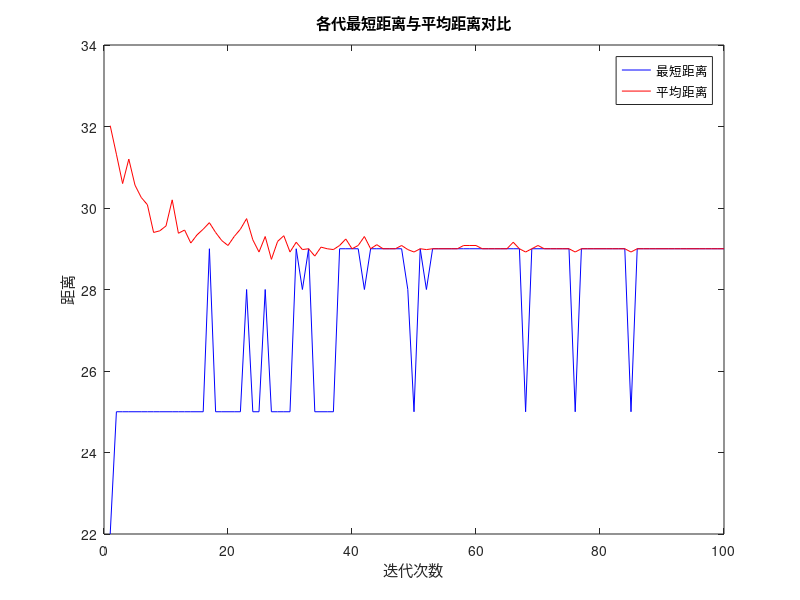

MATLAB code for this plot:
clc
clear
close all

%% 初始化
% 根据节点的邻近节点表及字母节点-数字节点对应表，构造节点元胞数组
nodes_data = cell(0);
nodes_data(1, :) = {1, [2, 6, 7], [12, 16, 14]};
nodes_data(2, :) = {2, [1, 3, 6], [12, 10, 7]};
nodes_data(3, :) = {3, [2, 4, 5, 6], [10, 3, 5, 6]};
nodes_data(4, :) = {4, [3, 5], [3, 4]};
nodes_data(5, :) = {5, [3, 4, 6, 7], [5, 4, 2, 8]};
nodes_data(6, :) = {6, [1, 2, 3, 5, 7], [16, 7, 6, 2, 9]};
nodes_data(7, :) = {7, [1, 5, 6], [14, 8, 9]};

% 定义起点和终点
node_start = 4;
node_end = 1;

% 蚁群相关定义
m = 50;                     % 蚁群数量
n = size(nodes_data, 1);    % 节点数量
alpha = 1;                  % 信息素启发式因子α取值范围一般为[l， 4]
beta = 3;                   % 期望启发因子β取值范围一般为[3， 5]
                            % 在后续测试中发现，beta=5，算法容易陷入局部最优，因为在地图中F点时，选择A还是B受到启发因子的影响，会偏向于选择B，因此造成局部最优

rho = 0.1;                  % 信息素蒸发率
Q = 1;                      % 相关人员研究结果表明： 总信息量 Q 对 ant-cycle 模型蚁群算法的性能没有明显的影响。 

iter_max = 100;                         % 一般取100~500
Route_best = cell(iter_max,1);          % 各代最佳路径       
Length_best = zeros(iter_max,1);        % 各代最佳路径的长度  
Length_ave = zeros(iter_max,1);         % 各代路径的平均长度

% 将信息素、启发因子一并放入nodes_data中
Delta_Tau_initial = nodes_data(:,1:2);
for i = 1:n
    nodes_data{i,4} = ones(1, length(nodes_data{i,3}));     % 各路径上的信息素初始化为1
    nodes_data{i,5} = 1./nodes_data{i,3};                   % 启发因子：一般为距离的倒数
    Delta_Tau_initial{i,3} = zeros(1, length(nodes_data{i,3}));
end

%% 迭代寻优
for iter = 1 : iter_max
    
    route = cell(0);    % 存放第iter代每只蚂蚁的路线

    for i = 1 : m
        node_step = node_start;     % 当前所在节点
        path = [node_step, ];       % 记录第i只蚂蚁走过的路径
        dist = 0;                   % 已走过的距离

        while ~ismember(node_end, path) % 当路径表里面包含了终节点时，该蚂蚁完成路径寻优，跳出循环
            % 寻找邻近节点
            neighbor = nodes_data{node_step, 2};

            % 删除邻近节点中已经访问过的节点
            idx = [];
            for k = 1 : length(neighbor)
                if ismember(neighbor(k),path)
                    idx(end+1) = k;
                end
            end
            neighbor(idx) = [];

            % 判断是否进入死胡同， 若是，直接返回到起点，重新寻路
            if isempty(neighbor)
                node_step = node_start;
                path = [node_step, ];
                dist = 0;
                continue
            end

            % 计算下一个节点的访问概率
            P = neighbor;
            for k = 1 : length(P)
                idx = find(nodes_data{node_step, 2} == neighbor(k));
                P(2, k) = nodes_data{node_step, 4}(idx)^alpha * ...  %%%%%
                          nodes_data{node_step, 5}(idx)^beta;
            end
            P(2, :) = P(2, :) / sum(P(2, :));

            % 轮盘赌法 选择下一个访问节点
            Pc = cumsum(P(2, :));   % B = cumsum(A) 从 A 中的第一个其大小不等于 1 的数组维度开始返回 A 的累积和。
            Pc = [0, Pc];
            randnum = rand;
            for k = 1 : length(Pc) - 1
                if randnum > Pc(k) && randnum < Pc(k+1)
                    target_node = neighbor(k);
                end
            end

            % 计算单步距离
            idx = find(nodes_data{node_step, 2} == target_node);
            dist = dist + nodes_data{node_step, 3}(idx);

            % 更新下一步的目标节点及路径集合
            node_step = target_node;
            path(end + 1) = node_step;
        end
        
        % 存放第i只蚂蚁的累计距离以及对应路径
        Length(i, 1) = dist;
        route{i, 1} = path;
    end

%     % 计算到第iter代为止的最短距离及对应路径
%     if iter == 1
%         [min_Length, min_idx] = min(Length);
%         Length_best(iter) = min_Length;
%         Length_ave(iter) = mean(Length);
%         Route_best{iter, 1} = route{min_idx, 1};
%     else
%         [min_Length, min_idx] = min(Length);
%         Length_best(iter) = min(Length_best(iter-1), min_Length);
%         Length_ave(iter) = mean(Length);
%         if Length_best(iter) == min_Length
%             Route_best{iter, 1} = route{min_idx, 1};
%         else
%             Route_best{iter, 1} = Route_best{iter-1, 1};
%         end
%     end

    [min_Length, min_idx] = min(Length);
    Length_best(iter) = min_Length;
    Length_ave(iter) = mean(Length);
    Route_best{iter, 1} = route{min_idx, 1};


    % 更新信息素
    Delta_Tau = Delta_Tau_initial;
    for i = 1 : m
        for j = 1 : length(route{i, 1})-1
            node_start_temp = route{i,1}(j);
            node_end_temp = route{i,1}(j+1);
            idx =  find(Delta_Tau{node_start_temp, 2} == node_end_temp);
            Delta_Tau{node_start_temp,3}(idx) = Delta_Tau{node_start_temp,3}(idx) + Q/Length(i);
        end
    end

    % 考虑挥发因子，更新信息素
    for i = 1 : n
        nodes_data{i, 4} = (1-rho) * nodes_data{i, 4} + Delta_Tau{i, 3};
    end  
end

%% 绘图、结果    
figure
plot(1 : iter_max, Length_best, 'b', 1 : iter_max, Length_ave, 'r')
legend('最短距离','平均距离')
xlabel('迭代次数')
ylabel('距离')
title('各代最短距离与平均距离对比')

% 最优路径
[dist_min, idx] = min(Length_best);
path_opt = Route_best{idx,1}
